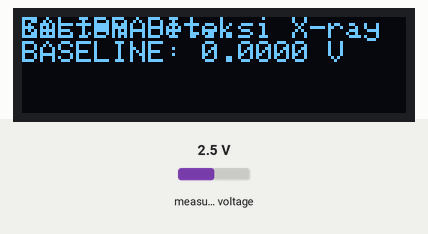
Simulated run of this sketch. Board: Arduino Uno, built with avr-gcc and run on an emulated ATmega328P. Shown: 128×32 one-colour display. The inputs (shaded band) are chosen by the test bench; at power-on: measured voltage 2.5 V. The display library's start-up logo is not drawn.

Above: at 3.9 s.
At 11.9 s:
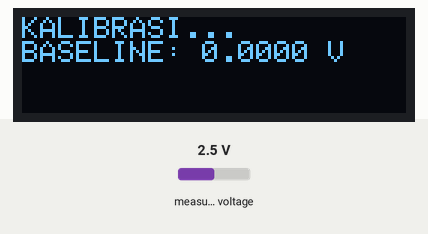

The sketch:

WemosD1Mini_StaySafeX2Solo.ino
```cpp
#include <Wire.h>
#include <Adafruit_ADS1X15.h>
#include <Adafruit_GFX.h>
#include <Adafruit_SSD1306.h>

#define SCREEN_WIDTH 128
#define SCREEN_HEIGHT 32
#define OLED_RESET -1

Adafruit_ADS1115 ads;
Adafruit_SSD1306 display(SCREEN_WIDTH, SCREEN_HEIGHT, &Wire, OLED_RESET);

// Parameter deteksi
const float THRESHOLD = 0.05; // Volt (sesuaikan berdasarkan noise)
float baseline = 0.0;
unsigned long pulseCount = 0;
float accumulatedDose = 0.0;
const float DOSE_PER_PULSE = 0.001; // μSv/pulse (perlu kalibrasi!)

// Kalibrasi ADC
const float ADC_SCALE = 0.125; // Faktor skala mV per bit (GAIN_TWOTHIRDS)

void setup() {
  Serial.begin(115200);

  // Inisialisasi OLED
  if(!display.begin(SSD1306_SWITCHCAPVCC, 0x3C)) {
    Serial.println("OLED gagal!");
    while(1);
  }
  display.display();
  delay(1000);
  display.clearDisplay();

  // Inisialisasi ADS1115
  if (!ads.begin()) {
    Serial.println("ADS1115 gagal!");
    while(1);
  }
  ads.setGain(GAIN_TWOTHIRDS); // ±6.144V range
  calibrateBaseline();

  display.setTextSize(1);
  display.setTextColor(WHITE);
  display.setCursor(0,0);
  display.println("Sistem Deteksi X-ray");
  display.display();
  delay(2000);
}

void loop() {
  int16_t adcValue = ads.readADC_SingleEnded(0);
  float voltage = adcValue * ADC_SCALE / 1000.0; // Konversi ke Volt

  // Deteksi pulsa (peak detection)
  if(voltage > baseline + THRESHOLD) {
    pulseCount++;
    accumulatedDose += DOSE_PER_PULSE;

    // Tampilkan pulse info di OLED
    display.clearDisplay();
    display.setCursor(0,0);
    display.print("PULSE: "); display.println(pulseCount);
    display.print("DOSE: "); display.print(accumulatedDose, 3); display.println(" μSv");
    display.print("VOLT: "); display.print(voltage, 3); display.println(" V");
    display.display();

    // Kirim data ke serial (format: waktu|tegangan|count|dose)
    Serial.print(millis());
    Serial.print("|");
    Serial.print(voltage, 4);
    Serial.print("|");
    Serial.print(pulseCount);
    Serial.print("|");
    Serial.println(accumulatedDose, 6);

    delay(10); // Blocking delay untuk debouncing pulsa
  }

  // Update baseline setiap 10 detik
  static unsigned long lastBaselineUpdate = 0;
  if(millis() - lastBaselineUpdate > 10000) {
    calibrateBaseline();
    lastBaselineUpdate = millis();
  }
}

void calibrateBaseline() {
  // Ambil 100 sample untuk kalibrasi baseline
  float sum = 0;
  for(int i = 0; i < 100; i++) {
    sum += ads.readADC_SingleEnded(0) * ADC_SCALE / 1000.0;
    delay(10);
  }
  baseline = sum / 100.0;

  // Tampilkan info kalibrasi di OLED
  display.clearDisplay();
  display.setCursor(0,0);
  display.println("KALIBRASI...");
  display.print("BASELINE: ");
  display.print(baseline, 4);
  display.println(" V");
  display.display();
  delay(1000);
}
```

Measured:
- what the display in image 0 shows lasts 7.9 s, from 3.9 s to 11.8 s
